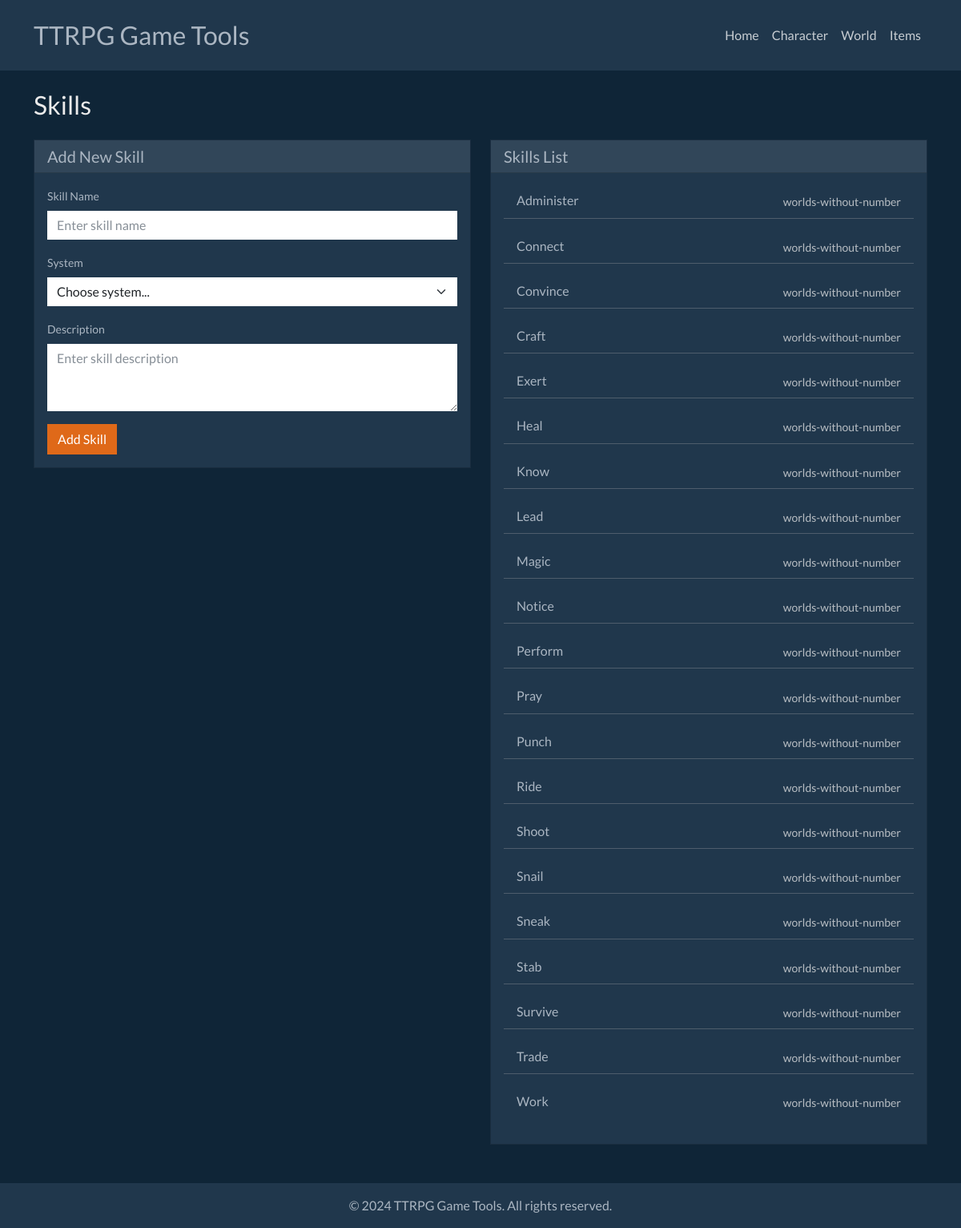
/skills, run on the app's committed database.
### tables this page shows
CREATE TABLE skills (
            id TEXT PRIMARY KEY,
            system TEXT NOT NULL,
            name TEXT NOT NULL,
            description TEXT NOT NULL,
            created_at TIMESTAMP DEFAULT CURRENT_TIMESTAMP
        );

### main.py (the view)
@app.get("/skills")
async def skills_page(request: Request):
    skills_list = get_all_skills()
    return templates.TemplateResponse("skills.html", {"request": request, "skills": skills_list})

### templates/skills.html (shortened to what this page needs)
{% extends "base.html" %}
{% block content %}
<div class="row">
    <div class="col-12">
        <h2 class="mb-4">Skills</h2>
    </div>
</div>
<div class="row">
    <div class="col-md-6">
        <div class="card bg-dark text-light">
            <div class="card-header">
                <h5 class="card-title mb-0">Add New Skill</h5>
            </div>
            <div class="card-body">
                <form method="POST" action="/skills">
                    <div class="mb-3">
                        <label for="name" class="form-label">Skill Name</label>
                        <input type="text" class="form-control" id="name" name="name" placeholder="Enter skill name" required>
                    </div>
                    <div class="mb-3">
                        <label for="system" class="form-label">System</label>
                        <select class="form-select" id="system" name="system" required>
                            <option value="">Choose system...</option>
                        </select>
                    </div>
                    <div class="mb-3">
                        <label for="description" class="form-label">Description</label>
                        <textarea class="form-control" id="description" name="description" rows="3" placeholder="Enter skill description" required></textarea>
                    </div>
                    <button type="submit" class="btn btn-primary">Add Skill</button>
                </form>
            </div>
        </div>
    </div>
    <div class="col-md-6">
        <div class="card bg-dark text-light">
            <div class="card-header">
                <h5 class="card-title mb-0">Skills List</h5>
            </div>
            <div class="card-body">
                {% if skills %}
                    <div class="list-group list-group-flush">
                        {% for skill in skills %}
                        <div class="list-group-item bg-dark text-light border-secondary mb-3 d-flex w-100 justify-content-between align-items-center">
                            <h6 class="mb-1">
                              <span data-bs-toggle="tooltip" data-bs-placement="top" data-bs-custom-class="wide-tooltip" title="{{ skill.description|e }}">
                                {{ skill.name }}
                              </span>
                            </h6>
                            <small class="text-muted ms-2">{{ skill.system }}</small>
                        </div>
                        {% endfor %}
                    </div>
                {% else %}
                    <p class="text-muted">No skills added yet.</p>
                {% endif %}
            </div>
        </div>
    </div>
</div>
{% endblock %}

### data on the page
skills: name "Administer", system "worlds-without-number"
skills: name "Connect", system "worlds-without-number"
skills: name "Convince", system "worlds-without-number"
skills: name "Craft", system "worlds-without-number"
skills: name "Exert", system "worlds-without-number"
skills: name "Heal", system "worlds-without-number"
skills: name "Know", system "worlds-without-number"
skills: name "Lead", system "worlds-without-number"
skills: name "Magic", system "worlds-without-number"
skills: name "Notice", system "worlds-without-number"
skills: name "Perform", system "worlds-without-number"
skills: name "Pray", system "worlds-without-number"
skills: name "Punch", system "worlds-without-number"
skills: name "Ride", system "worlds-without-number"
skills: name "Shoot", system "worlds-without-number"
skills: name "Snail", system "worlds-without-number"
skills: name "Sneak", system "worlds-without-number"
skills: name "Stab", system "worlds-without-number"
skills: name "Survive", system "worlds-without-number"
skills: name "Trade", system "worlds-without-number"
skills: name "Work", system "worlds-without-number"
